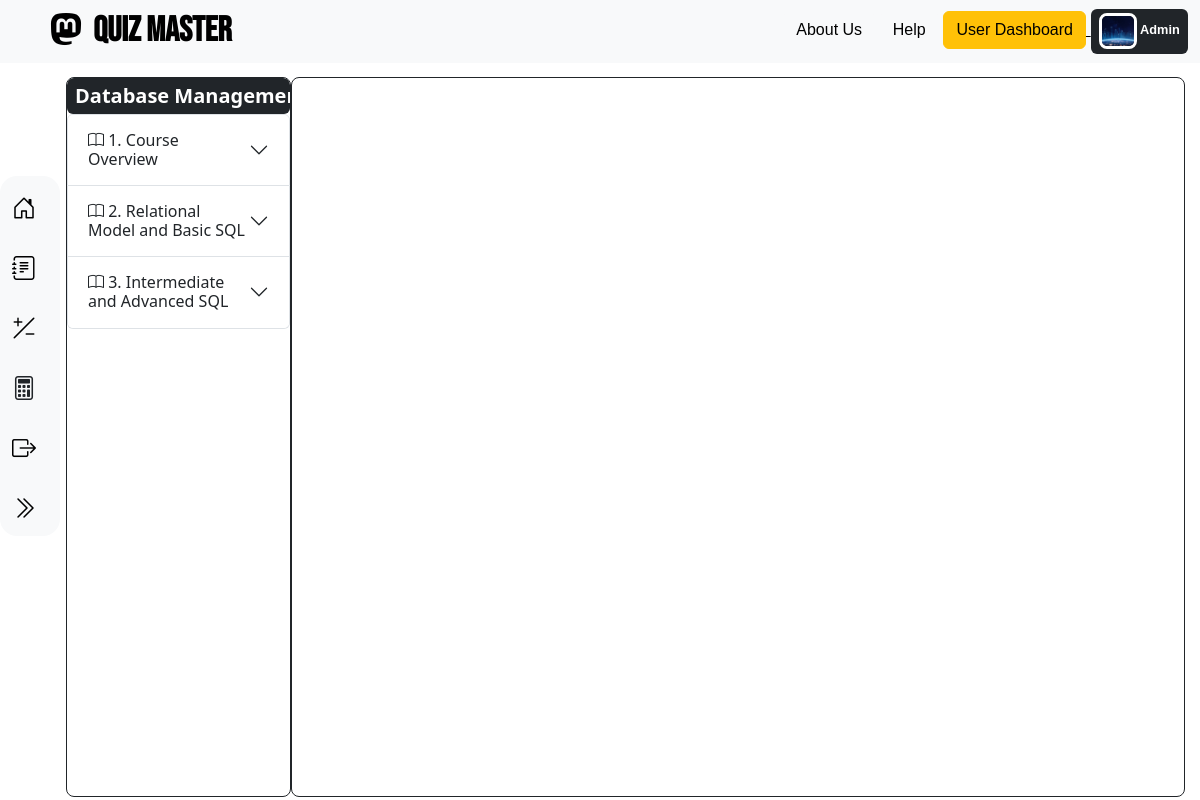
/user_module/1/1 (signed in), run on an earlier commit of the app's database.
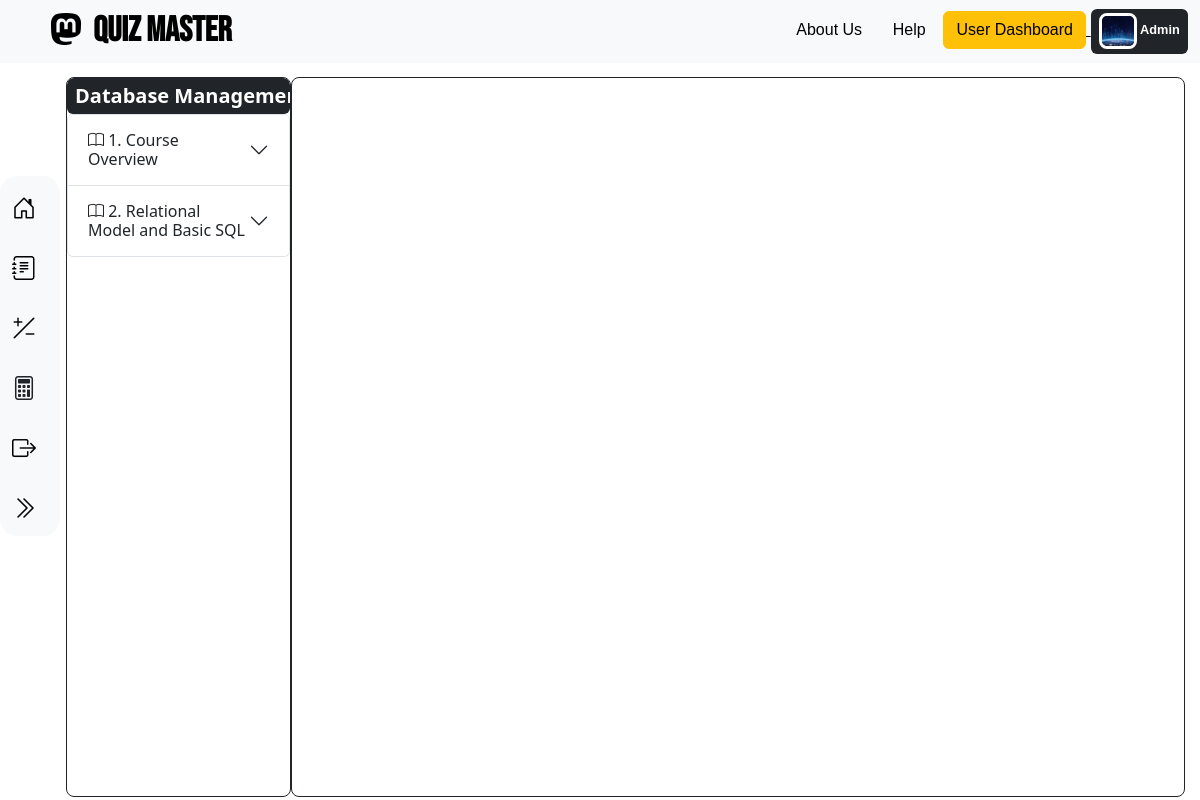
And on a later commit of the database.
### application/models.py (models this page shows)
class Chapter(db.Model):  # Chapter Model
    id = db.Column(db.Integer, primary_key=True)
    name = db.Column(db.String(), nullable=False)
    description = db.Column(db.String(), nullable=False)
    subject_id = db.Column(db.Integer, db.ForeignKey("subject.id", ondelete="CASCADE"), nullable=False)
    lectures = db.relationship("Lecture", backref="thatlecturechapter", cascade="all, delete-orphan")
    quizzes = db.relationship("Quiz", backref="thatquizchapter", cascade="all, delete-orphan")

### application/controllers.py (the view)
@app.route("/user_module/<int:user_id>/<int:subject_id>")
def user_module(user_id, subject_id):
    this_user = User.query.filter_by(id=user_id).first()
    subject = Subject.query.get(subject_id)
    chapters = subject.chapters
    chapter_ids =[chapter.id for chapter in chapters]
    return render_template("user/user_module.html", this_user=this_user, subject=subject, chapters=chapters)

### templates/user/user_module.html (shortened to what this page needs)
{% extends 'base/user_base.html' %}
{% set NOtShowSubjectSummary = True %}
{% block ShowModuleScoreCalculator %}
<a href="user_module.html" id="umod">
  <i class="bi bi-journal-text"></i>
</a>
<a href="user_score.html" id="uscore">
  <i class="bi bi-plus-slash-minus"></i>
</a>
<a onclick="toggleCalculator()" id="calculator-btn">
  <i class="bi bi-calculator"></i>
</a>
{% endblock %}
{% block user_content %}
<div class="d-flex">
  <div class="accordion border border-dark rounded-3" id="accordionPanelsStayOpenExample" style="width: 326px; margin-top: 14px; margin-left: 66px; height: 90vh; overflow: auto; padding-right: 0px;">
    <div>
        <span class="badge text-bg-dark d-block text-center fs-5 p-2">
            {{ subject.name }}
        </span>
        {% for chapter in chapters %}
        <div class="accordion-item">
            <h2 class="accordion-header">
                <button class="accordion-button collapsed" type="button" data-bs-toggle="collapse" data-bs-target="#collapse{{ chapter.id }}" aria-expanded="false" aria-controls="collapse{{ chapter.id }}">
                    <h6 class="mb-0"><i class="bi bi-book"></i> {{ loop.index }}. {{ chapter.name }}</h6>
                </button>
            </h2>
        </div>
        {% endfor %}
    </div>
</div>
  <div class="bg-body rounded-3 ms-auto border border-dark px-3" style="margin-top: 14px; width: 1285px; margin-right: 15px; height: 90vh; overflow: auto;">
  </div>
</div>
{% endblock %}

What changed in the data, as far as the page shows it:
removed Chapter: name "Intermediate and Advanced SQL"
